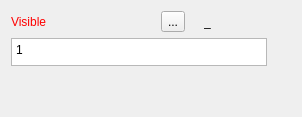
     <widget class="QWidget" name="tabControl">
      <attribute name="title">
       <string>Control</string>
      </attribute>
      <layout class="QVBoxLayout" name="verticalLayout_14">
       <item>
        <layout class="QHBoxLayout" name="horizontalLayout_15">
         <item alignment="Qt::AlignLeft">
          <widget class="QLabel" name="labelEditVisible">
           <property name="sizePolicy">
            <sizepolicy hsizetype="Fixed" vsizetype="Preferred">
             <horstretch>0</horstretch>
             <verstretch>0</verstretch>
            </sizepolicy>
           </property>
           <property name="palette">
            <palette>
             <active>
              <colorrole role="WindowText">
               <brush brushstyle="SolidPattern">
                <color alpha="255">
                 <red>255</red>
                 <green>0</green>
                 <blue>0</blue>
                </color>
               </brush>
              </colorrole>
             </active>
             <inactive>
              <colorrole role="WindowText">
               <brush brushstyle="SolidPattern">
                <color alpha="255">
                 <red>255</red>
                 <green>0</green>
                 <blue>0</blue>
                </color>
               </brush>
              </colorrole>
             </inactive>
             <disabled>
              <colorrole role="WindowText">
               <brush brushstyle="SolidPattern">
                <color alpha="255">
                 <red>159</red>
                 <green>158</green>
                 <blue>158</blue>
                </color>
               </brush>
              </colorrole>
             </disabled>
            </palette>
           </property>
           <property name="text">
            <string>Visible</string>
           </property>
          </widget>
         </item>
         <item>
          <spacer name="horizontalSpacer_11">
           <property name="orientation">
            <enum>Qt::Horizontal</enum>
           </property>
           <property name="sizeHint" stdset="0">
            <size>
             <width>40</width>
             <height>20</height>
            </size>
           </property>
          </spacer>
         </item>
         <item alignment="Qt::AlignRight">
          <widget class="QToolButton" name="toolButtonExprVisible">
           <property name="enabled">
            <bool>true</bool>
           </property>
           <property name="toolTip">
            <string>Formula wizard</string>
           </property>
           <property name="text">
            <string notr="true">...</string>
           </property>
           <property name="icon">
            <iconset resource="../../../../vmisc/share/resources/icon.qrc">
             <normaloff>:/icon/24x24/fx.png</normaloff>:/icon/24x24/fx.png</iconset>
           </property>
           <property name="iconSize">
            <size>
             <width>24</width>
             <height>24</height>
            </size>
           </property>
          </widget>
         </item>
         <item alignment="Qt::AlignRight">
          <widget class="QLabel" name="label_5">
           <property name="text">
            <string/>
           </property>
           <property name="pixmap">
            <pixmap resource="../../../../vmisc/share/resources/icon.qrc">:/icon/24x24/equal.png</pixmap>
           </property>
          </widget>
         </item>
         <item alignment="Qt::AlignRight">
          <widget class="QLabel" name="labelResultVisible">
           <property name="sizePolicy">
            <sizepolicy hsizetype="Fixed" vsizetype="Preferred">
             <horstretch>0</horstretch>
             <verstretch>0</verstretch>
            </sizepolicy>
           </property>
           <property name="minimumSize">
            <size>
             <width>87</width>
             <height>0</height>
            </size>
           </property>
           <property name="toolTip">
            <string>Value</string>
           </property>
           <property name="text">
            <string notr="true">_</string>
           </property>
          </widget>
         </item>
        </layout>
       </item>
       <item>
        <layout class="QHBoxLayout" name="horizontalLayout_14">
         <item>
          <widget class="VPlainTextEdit" name="plainTextEditFormulaVisible">
           <property name="sizePolicy">
            <sizepolicy hsizetype="Expanding" vsizetype="Preferred">
             <horstretch>0</horstretch>
             <verstretch>0</verstretch>
            </sizepolicy>
           </property>
           <property name="maximumSize">
            <size>
             <width>16777215</width>
             <height>28</height>
            </size>
           </property>
           <property name="toolTip">
            <string>Create a formula that regulates visibility. Values different from &quot;0&quot; make a path visible.</string>
           </property>
           <property name="tabChangesFocus">
            <bool>true</bool>
           </property>
           <property name="plainText">
            <string>1</string>
           </property>
          </widget>
         </item>
         <item>
          <widget class="QPushButton" name="pushButtonGrowVisible">
           <property name="enabled">
            <bool>true</bool>
           </property>
           <property name="maximumSize">
            <size>
             <width>18</width>
             <height>18</height>
            </size>
           </property>
           <property name="sizeIncrement">
            <size>
             <width>0</width>
             <height>0</height>
            </size>
           </property>
           <property name="toolTip">
            <string>&lt;html&gt;&lt;head/&gt;&lt;body&gt;&lt;p&gt;Show full calculation in message box&lt;/p&gt;&lt;/body&gt;&lt;/html&gt;</string>
           </property>
           <property name="text">
            <string notr="true"/>
           </property>
           <property name="icon">
            <iconset theme="go-down">
             <normaloff>.</normaloff>.</iconset>
           </property>
           <property name="iconSize">
            <size>
             <width>16</width>
             <height>16</height>
            </size>
           </property>
           <property name="flat">
            <bool>true</bool>
           </property>
          </widget>
         </item>
        </layout>
       </item>
       <item>
        <spacer name="verticalSpacer_5">
         <property name="orientation">
          <enum>Qt::Vertical</enum>
         </property>
         <property name="sizeHint" stdset="0">
          <size>
           <width>20</width>
           <height>40</height>
          </size>
         </property>
        </spacer>
       </item>
      </layout>
     </widget>
